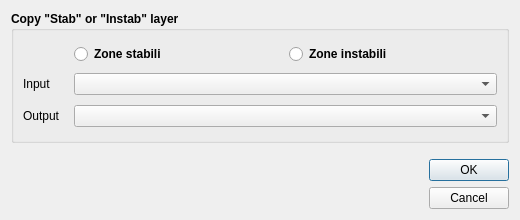
<?xml version="1.0" encoding="UTF-8"?>
<ui version="4.0">
 <class>copia_ms</class>
 <widget class="QDialog" name="copia_ms">
  <property name="geometry">
   <rect>
    <x>0</x>
    <y>0</y>
    <width>520</width>
    <height>220</height>
   </rect>
  </property>
  <property name="sizePolicy">
   <sizepolicy hsizetype="Fixed" vsizetype="Fixed">
    <horstretch>0</horstretch>
    <verstretch>0</verstretch>
   </sizepolicy>
  </property>
  <property name="minimumSize">
   <size>
    <width>520</width>
    <height>220</height>
   </size>
  </property>
  <property name="maximumSize">
   <size>
    <width>1500</width>
    <height>1500</height>
   </size>
  </property>
  <property name="windowTitle">
   <string>Copy &quot;Stab&quot; or &quot;Instab&quot; layer</string>
  </property>
  <property name="locale">
   <locale language="English" country="UnitedStates"/>
  </property>
  <property name="modal">
   <bool>true</bool>
  </property>
  <layout class="QGridLayout" name="gridLayout">
   <item row="0" column="0">
    <widget class="QGroupBox" name="groupBox_2">
     <property name="font">
      <font>
       <weight>75</weight>
       <bold>true</bold>
      </font>
     </property>
     <property name="title">
      <string>Copy &quot;Stab&quot; or &quot;Instab&quot; layer</string>
     </property>
     <layout class="QGridLayout" name="gridLayout_2">
      <item row="4" column="1">
       <spacer name="verticalSpacer_3">
        <property name="orientation">
         <enum>Qt::Vertical</enum>
        </property>
        <property name="sizeHint" stdset="0">
         <size>
          <width>20</width>
          <height>40</height>
         </size>
        </property>
       </spacer>
      </item>
      <item row="2" column="1">
       <spacer name="verticalSpacer_2">
        <property name="orientation">
         <enum>Qt::Vertical</enum>
        </property>
        <property name="sizeHint" stdset="0">
         <size>
          <width>20</width>
          <height>40</height>
         </size>
        </property>
       </spacer>
      </item>
      <item row="0" column="1">
       <spacer name="verticalSpacer">
        <property name="orientation">
         <enum>Qt::Vertical</enum>
        </property>
        <property name="sizeHint" stdset="0">
         <size>
          <width>20</width>
          <height>40</height>
         </size>
        </property>
       </spacer>
      </item>
      <item row="5" column="1">
       <widget class="QComboBox" name="output_ms">
        <property name="sizePolicy">
         <sizepolicy hsizetype="Expanding" vsizetype="Fixed">
          <horstretch>0</horstretch>
          <verstretch>0</verstretch>
         </sizepolicy>
        </property>
        <property name="toolTip">
         <string>Enter the feature class in which copy features.</string>
        </property>
       </widget>
      </item>
      <item row="3" column="0">
       <widget class="QLabel" name="label">
        <property name="font">
         <font>
          <weight>50</weight>
          <bold>false</bold>
         </font>
        </property>
        <property name="text">
         <string>Input</string>
        </property>
       </widget>
      </item>
      <item row="5" column="0">
       <widget class="QLabel" name="label_4">
        <property name="sizePolicy">
         <sizepolicy hsizetype="Minimum" vsizetype="Preferred">
          <horstretch>0</horstretch>
          <verstretch>0</verstretch>
         </sizepolicy>
        </property>
        <property name="minimumSize">
         <size>
          <width>45</width>
          <height>0</height>
         </size>
        </property>
        <property name="font">
         <font>
          <weight>50</weight>
          <bold>false</bold>
         </font>
        </property>
        <property name="text">
         <string>Output</string>
        </property>
       </widget>
      </item>
      <item row="3" column="1">
       <widget class="QComboBox" name="input_ms">
        <property name="toolTip">
         <string>Enter the feature class from which copy features.</string>
        </property>
       </widget>
      </item>
      <item row="1" column="1">
       <layout class="QHBoxLayout" name="horizontalLayout">
        <item>
         <widget class="QRadioButton" name="radio_stab">
          <property name="cursor">
           <cursorShape>PointingHandCursor</cursorShape>
          </property>
          <property name="toolTip">
           <string>Zone stabili</string>
          </property>
          <property name="text">
           <string>Zone stabili</string>
          </property>
         </widget>
        </item>
        <item>
         <widget class="QRadioButton" name="radio_instab">
          <property name="cursor">
           <cursorShape>PointingHandCursor</cursorShape>
          </property>
          <property name="toolTip">
           <string>Zone instabili</string>
          </property>
          <property name="text">
           <string>Zone instabili</string>
          </property>
         </widget>
        </item>
       </layout>
      </item>
      <item row="6" column="1">
       <spacer name="verticalSpacer_4">
        <property name="orientation">
         <enum>Qt::Vertical</enum>
        </property>
        <property name="sizeHint" stdset="0">
         <size>
          <width>20</width>
          <height>40</height>
         </size>
        </property>
       </spacer>
      </item>
     </layout>
    </widget>
   </item>
   <item row="1" column="0">
    <layout class="QGridLayout" name="gridLayout_4">
     <property name="sizeConstraint">
      <enum>QLayout::SetDefaultConstraint</enum>
     </property>
     <property name="topMargin">
      <number>10</number>
     </property>
     <property name="horizontalSpacing">
      <number>10</number>
     </property>
     <property name="verticalSpacing">
      <number>0</number>
     </property>
     <item row="0" column="0">
      <widget class="QLabel" name="cnr">
       <property name="sizePolicy">
        <sizepolicy hsizetype="Preferred" vsizetype="Fixed">
         <horstretch>0</horstretch>
         <verstretch>0</verstretch>
        </sizepolicy>
       </property>
       <property name="text">
        <string/>
       </property>
       <property name="pixmap">
        <pixmap>img/logo-cnr.png</pixmap>
       </property>
      </widget>
     </item>
     <item row="0" column="3">
      <widget class="QDialogButtonBox" name="button_box">
       <property name="cursor">
        <cursorShape>PointingHandCursor</cursorShape>
       </property>
       <property name="orientation">
        <enum>Qt::Vertical</enum>
       </property>
       <property name="standardButtons">
        <set>QDialogButtonBox::Cancel|QDialogButtonBox::Ok</set>
       </property>
      </widget>
     </item>
     <item row="0" column="2">
      <spacer name="horizontalSpacer">
       <property name="orientation">
        <enum>Qt::Horizontal</enum>
       </property>
       <property name="sizeHint" stdset="0">
        <size>
         <width>40</width>
         <height>20</height>
        </size>
       </property>
      </spacer>
     </item>
     <item row="0" column="1">
      <widget class="QLabel" name="igag">
       <property name="sizePolicy">
        <sizepolicy hsizetype="Preferred" vsizetype="Fixed">
         <horstretch>0</horstretch>
         <verstretch>0</verstretch>
        </sizepolicy>
       </property>
       <property name="text">
        <string/>
       </property>
       <property name="pixmap">
        <pixmap>img/logo-igag.png</pixmap>
       </property>
      </widget>
     </item>
    </layout>
   </item>
  </layout>
 </widget>
 <resources/>
 <connections>
  <connection>
   <sender>button_box</sender>
   <signal>accepted()</signal>
   <receiver>copia_ms</receiver>
   <slot>accept()</slot>
   <hints>
    <hint type="sourcelabel">
     <x>248</x>
     <y>254</y>
    </hint>
    <hint type="destinationlabel">
     <x>157</x>
     <y>274</y>
    </hint>
   </hints>
  </connection>
  <connection>
   <sender>button_box</sender>
   <signal>rejected()</signal>
   <receiver>copia_ms</receiver>
   <slot>reject()</slot>
   <hints>
    <hint type="sourcelabel">
     <x>316</x>
     <y>260</y>
    </hint>
    <hint type="destinationlabel">
     <x>286</x>
     <y>274</y>
    </hint>
   </hints>
  </connection>
 </connections>
</ui>
